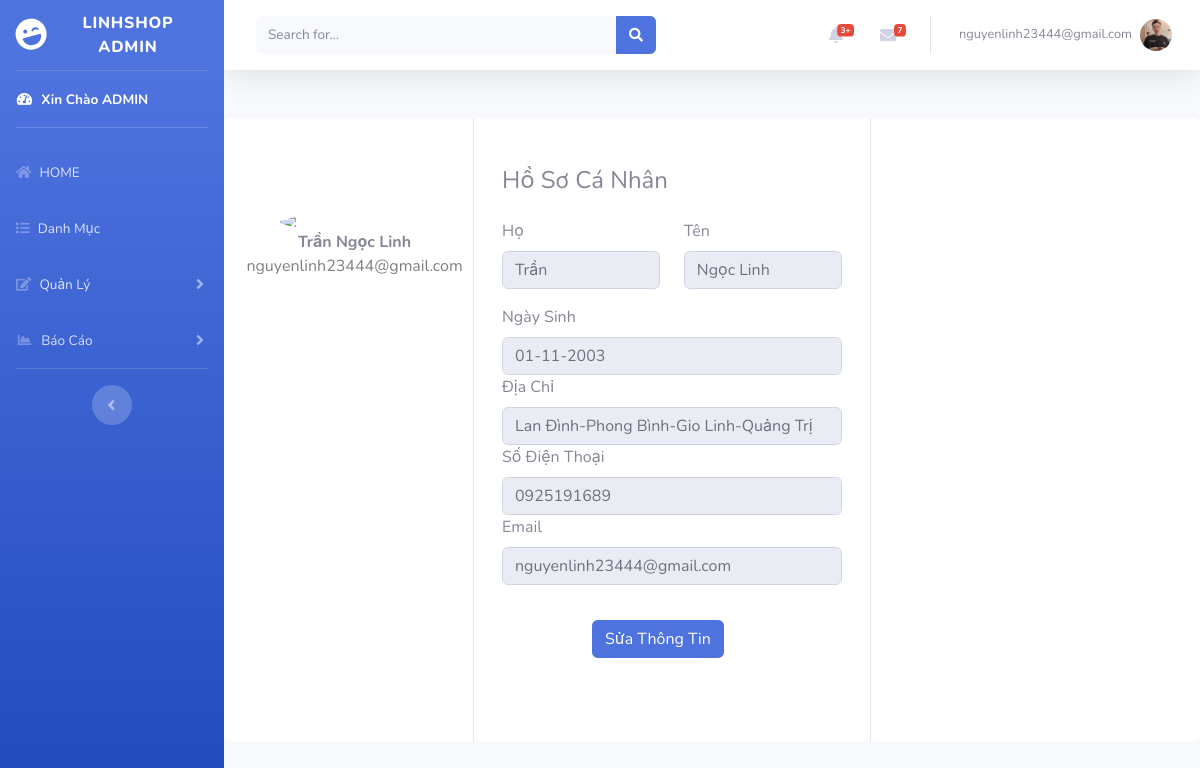
Page /index.php?controllers=profile&action=personal (signed in) on the committed database.
### tables this page shows
CREATE TABLE `profileadmin` (
  `id` int(11) NOT NULL,
  `firstname` varchar(255) NOT NULL,
  `lastname` varchar(255) NOT NULL,
  `birthday` varchar(255) NOT NULL,
  `address` varchar(255) NOT NULL,
  `phone` varchar(15) NOT NULL,
  `email` varchar(50) NOT NULL
);

### Controllers/admin/ProfileControllers.php (called while the page is built, shortened)
<?php
include './Model/admin/ProfileModel.php';
class Profilecontrollers
{
   function profile()
   {
      $objProfile = new ProfileModel();
      $objects = $objProfile->getAll();
      include './Views/Manage/Profile/profile.php';
   }
}

### Model/admin/ProfileModel.php (called while the page is built, shortened)
<?php
include './db.php';
class ProfileModel{
   private $table = 'profileadmin';
   function getAll()
   {
     global $connect;
     $sql = "SELECT * FROM $this->table";
     $stmt =$connect->query($sql);
     $stmt->setFetchMode(PDO::FETCH_OBJ);
     $rows = $stmt->fetchAll();
     return $rows;
   }
}
?>

### Views/Manage/Profile/profile.php (the view, shortened to what this page needs)
<?php
isset($_SESSION['admin']) ? $admin = $_SESSION['admin'] : [];
?>
<!DOCTYPE html>
<html lang="en">
<head>
   <link href="public/vendor/fontawesome-free/css/all.min.css" rel="stylesheet" type="text/css">
   <link href="public/css/sb-admin-2.min.css" rel="stylesheet">
</head>
<body id="page-top">
   <div id="wrapper">
      <ul class="navbar-nav bg-gradient-primary sidebar sidebar-dark accordion" id="accordionSidebar">
         <a class="sidebar-brand d-flex align-items-center justify-content-center" href="index.php?controllers=home&action=indexhome">
            <div class="sidebar-brand-icon rotate-n-15">
               <i class="fas fa-laugh-wink"></i>
            </div>
            <div class="sidebar-brand-text mx-3">LINHSHOP Admin <sup></sup></div>
         </a>
         <hr class="sidebar-divider my-0">
         <li class="nav-item active">
            <a class="nav-link" href="#">
               <i class="fas fa-fw fa-tachometer-alt"></i>
               <span>Xin Chào ADMIN</span></a>
         </li>
         <hr class="sidebar-divider">
         <li class="nav-item">
            <a class="nav-link collapsed" href="index.php?controllers=home&action=indexhome" data-toggle="" data-target="#collapsePages" aria-expanded="true" aria-controls="collapsePages">
               <i class="fas fa-home"></i>
               <span>HOME</span>
            </a>
         </li>
         <li class="nav-item">
				<a class="nav-link collapsed" href="index.php?controllers=catagory&action=catagoryproduct" data-toggle="" data-target="#collapsePages" aria-expanded="true" aria-controls="collapsePages">
					<i class="fas fa-list"></i>
					<span>Danh Mục</span>
				</a>
			</li>
         <li class="nav-item">
            <a class="nav-link collapsed" href="" data-toggle="collapse" data-target="#collapseTwo" aria-expanded="true" aria-controls="collapseTwo">
               <i class="fas fa-edit"></i>
               <span>Quản Lý</span>
            </a>
         </li>
         <li class="nav-item">
            <a class="nav-link collapsed" href="#" data-toggle="collapse" data-target="#collapseUtilities" aria-expanded="true" aria-controls="collapseUtilities">
               <i class="fas fa-fw fa-chart-area"></i>
               <span>Báo Cáo</span>
            </a>
         </li>
         <hr class="sidebar-divider">
         <div class="text-center d-none d-md-inline">
            <button class="rounded-circle border-0" id="sidebarToggle"></button>
         </div>
      </ul>
      <div id="content-wrapper" class="d-flex flex-column">
         <div id="content">
            <nav class="navbar navbar-expand navbar-light bg-white topbar mb-4 static-top shadow">
               <form class="d-none d-sm-inline-block form-inline mr-auto ml-md-3 my-2 my-md-0 mw-100 navbar-search">
                  <div class="input-group">
                     <input type="text" class="form-control bg-light border-0 small" placeholder="Search for..." aria-label="Search" aria-describedby="basic-addon2">
                     <div class="input-group-append">
                        <button class="btn btn-primary" type="button">
                           <i class="fas fa-search fa-sm"></i>
                        </button>
                     </div>
                  </div>
               </form>
               <ul class="navbar-nav ml-auto">
                  <li class="nav-item dropdown no-arrow mx-1">
                     <a class="nav-link dropdown-toggle" href="#" id="alertsDropdown" role="button" data-toggle="dropdown" aria-haspopup="true" aria-expanded="false">
                        <i class="fas fa-bell fa-fw"></i>
                        <span class="badge badge-danger badge-counter">3+</span>
                     </a>
                  </li>
                  <li class="nav-item dropdown no-arrow mx-1">
                     <a class="nav-link dropdown-toggle" href="#" id="messagesDropdown" role="button" data-toggle="dropdown" aria-haspopup="true" aria-expanded="false">
                        <i class="fas fa-envelope fa-fw"></i>
                        <span class="badge badge-danger badge-counter">7</span>
                     </a>
                  </li>
                  <li class="nav-item dropdown no-arrow">
                  <a class="nav-link dropdown-toggle" href="#" id="userDropdown" role="button" data-toggle="dropdown" aria-haspopup="true" aria-expanded="false">
							<?php if (isset($_SESSION['admin'])){ ?>
							<span class="mr-2 d-none d-lg-inline text-gray-600 small"><?= $admin->email ?></span>
							<img class="img-profile rounded-circle" src="public/img/269720876_983176715604935_2757886406170865130_n.jpg">
							<?php }else { ?>
								<span class="mr-2 d-none d-lg-inline text-gray-600 small">Tài Khoản</span>
								<img class="img-profile rounded-circle" src="">
								<?php }?>
							</a>
                  </li>
               </ul>
            </nav>
                  <div class="container rounded bg-white mt-5 mb-5">
                     <div class="row">
                        <div class="col-md-3 border-right">
                           <div class="d-flex flex-column align-items-center text-center p-3 py-5"><img class="rounded-circle mt-5" width="150px" src="https://scontent.fdad3-1.fna.fbcdn.net/v/t39.30808-6/269720876_983176715604935_2757886406170865130_n.jpg?stp=dst-jpg_s851x315&_nc_cat=110&ccb=1-6&_nc_sid=da31f3&_nc_ohc=gOy_78Wh2IcAX-XGYcg&_nc_ht=scontent.fdad3-1.fna&oh=00_AT95fEPp4Ix9VMis-gx-OwBOXlDDR1EIJBtKM1hmk0EXDw&oe=627D84C4"><span class="font-weight-bold"><?= $admin->name ?></span><span class="text-black-50"><?= $admin->email ?></span><span> </span></div>
                        </div>
                        <div class="col-md-5 border-right">
                           <div class="p-3 py-5">
                              <div class="d-flex justify-content-between align-items-center mb-3">
                                 <h4 class="text-right">Hồ Sơ Cá Nhân</h4>
                              </div>
                              <?php foreach ($objects as $key ):?>
                                 <div class="row mt-2">
                                 <div class="col-md-6"><label class="labels">Họ</label><input disabled type="text" name="firstname" class="form-control" placeholder="Nhập Họ" value="<?= $key->firstname ?>"></div>
                                 <div class="col-md-6"><label class="labels">Tên</label><input disabled type="text" name="lastname" class="form-control" value="<?= $key->lastname ?>" placeholder="Nhập Tên"></div>
                           </div>
                           <div class="row mt-3">
                              <div class="col-md-12"><label class="labels">Ngày Sinh</label><input disabled type="text" name="birthday" class="form-control" placeholder="Ngày Sinh" value="<?= $key->birthday ?>"></div>
                              <div class="col-md-12"><label class="labels">Địa Chỉ</label><input disabled type="text" name="address" class="form-control" placeholder="Địa Chỉ" value="<?= $key->address ?>"></div>
                              <div class="col-md-12"><label class="labels">Số Điện Thoại</label><input disabled type="text" name="phone" class="form-control" placeholder="Nhập Số Điện Thoại" value="<?= $key->phone ?>"></div>
                              <div class="col-md-12"><label class="labels">Email</label><input disabled type="text" name="email" class="form-control" placeholder="Email" value="<?= $key->email ?>"></div>
                           </div>
                              <a class="btn btn-primary" href="index.php?controllers=profile&action=update&id=<?php echo $key->id ?>">Sửa Thông Tin</a>
                        </div>
                     </div>
                     <?php endforeach; ?>
                  </div>
               </div>
            </div>
         </div>
</body>
</html>

### Views/Manage/Profile/profile.php (style rules this page uses)
a.btn.btn-primary { margin: 35px 90px; }

### rows in the picture
profileadmin: firstname "Trần", lastname "Ngọc Linh", birthday "01-11-2003", address "Lan Đình-Phong Bình-Gio Linh-Quảng Trị", phone "0925191689", email "nguyenlinh23444@gmail.com"

### other values in the picture
$admin->email "nguyenlinh23444@gmail.com"
$admin->name "Trần Ngọc Linh"
